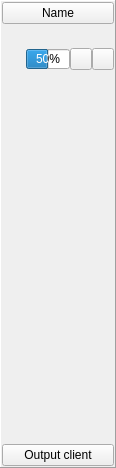
<?xml version="1.0" encoding="UTF-8"?>
<ui version="4.0">
 <class>frm_track_widget</class>
 <widget class="QFrame" name="frm_track_widget">
  <property name="geometry">
   <rect>
    <x>0</x>
    <y>0</y>
    <width>116</width>
    <height>468</height>
   </rect>
  </property>
  <property name="maximumSize">
   <size>
    <width>116</width>
    <height>16777215</height>
   </size>
  </property>
  <property name="font">
   <font>
    <pointsize>9</pointsize>
   </font>
  </property>
  <property name="windowTitle">
   <string>Frame</string>
  </property>
  <property name="frameShape">
   <enum>QFrame::Panel</enum>
  </property>
  <property name="frameShadow">
   <enum>QFrame::Raised</enum>
  </property>
  <property name="lineWidth">
   <number>1</number>
  </property>
  <layout class="QVBoxLayout" name="verticalLayout">
   <property name="spacing">
    <number>4</number>
   </property>
   <property name="sizeConstraint">
    <enum>QLayout::SetDefaultConstraint</enum>
   </property>
   <property name="leftMargin">
    <number>1</number>
   </property>
   <property name="topMargin">
    <number>1</number>
   </property>
   <property name="rightMargin">
    <number>1</number>
   </property>
   <property name="bottomMargin">
    <number>1</number>
   </property>
   <item>
    <widget class="QPushButton" name="b_name">
     <property name="sizePolicy">
      <sizepolicy hsizetype="Preferred" vsizetype="Fixed">
       <horstretch>0</horstretch>
       <verstretch>0</verstretch>
      </sizepolicy>
     </property>
     <property name="font">
      <font>
       <pointsize>9</pointsize>
      </font>
     </property>
     <property name="styleSheet">
      <string notr="true"/>
     </property>
     <property name="text">
      <string>Name</string>
     </property>
    </widget>
   </item>
   <item>
    <widget class="QFrame" name="frm_channels">
     <property name="minimumSize">
      <size>
       <width>0</width>
       <height>16</height>
      </size>
     </property>
     <property name="maximumSize">
      <size>
       <width>127</width>
       <height>16777215</height>
      </size>
     </property>
     <property name="frameShape">
      <enum>QFrame::NoFrame</enum>
     </property>
     <layout class="QGridLayout" name="gridLayout">
      <property name="leftMargin">
       <number>0</number>
      </property>
      <property name="topMargin">
       <number>0</number>
      </property>
      <property name="rightMargin">
       <number>0</number>
      </property>
      <property name="bottomMargin">
       <number>0</number>
      </property>
      <property name="spacing">
       <number>0</number>
      </property>
     </layout>
    </widget>
   </item>
   <item>
    <layout class="QHBoxLayout" name="horizontalLayout">
     <property name="spacing">
      <number>0</number>
     </property>
     <property name="bottomMargin">
      <number>0</number>
     </property>
     <item>
      <widget class="QFrame" name="frm_activity">
       <property name="minimumSize">
        <size>
         <width>22</width>
         <height>22</height>
        </size>
       </property>
      </widget>
     </item>
     <item>
      <widget class="QProgressBar" name="pb_volume_placeholder">
       <property name="maximumSize">
        <size>
         <width>44</width>
         <height>20</height>
        </size>
       </property>
       <property name="value">
        <number>50</number>
       </property>
      </widget>
     </item>
     <item>
      <widget class="QPushButton" name="b_solo">
       <property name="maximumSize">
        <size>
         <width>22</width>
         <height>22</height>
        </size>
       </property>
       <property name="toolTip">
        <string>Solo</string>
       </property>
       <property name="checkable">
        <bool>true</bool>
       </property>
       <property name="checked">
        <bool>false</bool>
       </property>
      </widget>
     </item>
     <item>
      <widget class="QPushButton" name="b_mute">
       <property name="maximumSize">
        <size>
         <width>22</width>
         <height>22</height>
        </size>
       </property>
       <property name="toolTip">
        <string>Mute</string>
       </property>
       <property name="checkable">
        <bool>true</bool>
       </property>
      </widget>
     </item>
    </layout>
   </item>
   <item>
    <widget class="QFrame" name="frm_plugins">
     <property name="sizePolicy">
      <sizepolicy hsizetype="Preferred" vsizetype="MinimumExpanding">
       <horstretch>0</horstretch>
       <verstretch>10</verstretch>
      </sizepolicy>
     </property>
     <property name="frameShape">
      <enum>QFrame::NoFrame</enum>
     </property>
     <property name="frameShadow">
      <enum>QFrame::Raised</enum>
     </property>
    </widget>
   </item>
   <item>
    <widget class="QPushButton" name="b_output_placeholder">
     <property name="text">
      <string>Output client</string>
     </property>
    </widget>
   </item>
  </layout>
 </widget>
 <resources/>
 <connections/>
</ui>
